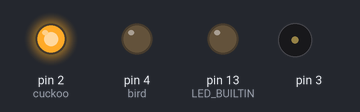
The sketch below on a simulated Arduino Uno, built with avr-gcc and run on an emulated ATmega328P. Shown: output pins drawn as LEDs (lit = HIGH), buzzer (waves = sounding).

Above: at 1.0 s.
At 2.5 s:
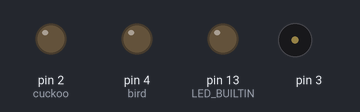
At 4.09 s:
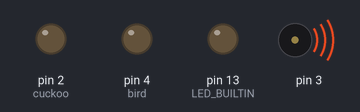
At 6.92 s:
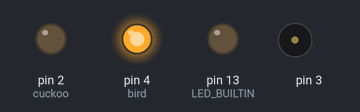
Timing chart, 0 to 9.2 s (numbered marks = the images above):
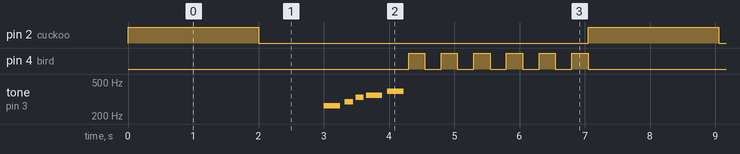

The sketch:

cuckoo_clock.ino
```cpp
#include <Servo.h>
#include "pitches.h"

int cuckoo = 2;
int bird = 4;
int melody[] = {
  NOTE_C4, NOTE_D4, NOTE_E4, NOTE_F4, NOTE_G4
};
int noteDurations[] = {
  4, 8, 8, 4, 4, 4, 4, 4
};
// the setup function runs once when you press reset or power the board
void setup() {


  // initialize digital pin LED_BUILTIN as an output.
  Serial.begin(9600);
  pinMode(LED_BUILTIN, OUTPUT);
  pinMode(cuckoo, OUTPUT);
  pinMode(bird, OUTPUT);
}

// the loop function runs over and over again forever
void loop() {
  digitalWrite(cuckoo, HIGH);
     // turn the LED on (HIGH is the voltage level)
  delay(2000);
  digitalWrite(cuckoo, LOW);// wait for a second
      // turn the LED off by making the voltage LOW
  delay(1000);
  for (int thisNote = 0; thisNote < 5; thisNote++)
  {


      int noteDuration = 1000 / noteDurations[thisNote];
      tone(3, melody[thisNote], noteDuration);

      int pauseBetweenNotes = noteDuration * 1.30;
      delay(pauseBetweenNotes);
      noTone(3);
  }
  digitalWrite(bird, HIGH);
  delay(250);
  digitalWrite(bird, LOW);
  delay(250);
  digitalWrite(bird, HIGH);
  delay(250);
  digitalWrite(bird, LOW);
  delay(250);
  digitalWrite(bird, HIGH);
  delay(250);
  digitalWrite(bird, LOW);
  delay(250);
  digitalWrite(bird, HIGH);
  delay(250);
  digitalWrite(bird, LOW);
  delay(250);
  digitalWrite(bird, HIGH);
  delay(250);
  digitalWrite(bird, LOW);
  delay(250);
  digitalWrite(bird, HIGH);
  delay(250);
  digitalWrite(bird, LOW);
  noTone(3);

}
  // wait for a second
```

pitches.h
```cpp
/*************************************************
 * Public Constants
 *************************************************/

#define NOTE_B0  31
#define NOTE_C1  33
#define NOTE_CS1 35
#define NOTE_D1  37
#define NOTE_DS1 39
#define NOTE_E1  41
#define NOTE_F1  44
#define NOTE_FS1 46
#define NOTE_G1  49
#define NOTE_GS1 52
#define NOTE_A1  55
#define NOTE_AS1 58
#define NOTE_B1  62
#define NOTE_C2  65
#define NOTE_CS2 69
#define NOTE_D2  73
#define NOTE_DS2 78
#define NOTE_E2  82
#define NOTE_F2  87
#define NOTE_FS2 93
#define NOTE_G2  98
#define NOTE_GS2 104
#define NOTE_A2  110
#define NOTE_AS2 117
#define NOTE_B2  123
#define NOTE_C3  131
#define NOTE_CS3 139
#define NOTE_D3  147
#define NOTE_DS3 156
#define NOTE_E3  165
#define NOTE_F3  175
#define NOTE_FS3 185
#define NOTE_G3  196
#define NOTE_GS3 208
#define NOTE_A3  220
#define NOTE_AS3 233
#define NOTE_B3  247
#define NOTE_C4  262
#define NOTE_CS4 277
#define NOTE_D4  294
#define NOTE_DS4 311
#define NOTE_E4  330
#define NOTE_F4  349
#define NOTE_FS4 370
#define NOTE_G4  392
#define NOTE_GS4 415
#define NOTE_A4  440
#define NOTE_AS4 466
#define NOTE_B4  494
#define NOTE_C5  523
#define NOTE_CS5 554
#define NOTE_D5  587
#define NOTE_DS5 622
#define NOTE_E5  659
#define NOTE_F5  698
#define NOTE_FS5 740
#define NOTE_G5  784
#define NOTE_GS5 831
#define NOTE_A5  880
#define NOTE_AS5 932
#define NOTE_B5  988
#define NOTE_C6  1047
#define NOTE_CS6 1109
#define NOTE_D6  1175
#define NOTE_DS6 1245
#define NOTE_E6  1319
#define NOTE_F6  1397
#define NOTE_FS6 1480
#define NOTE_G6  1568
#define NOTE_GS6 1661
#define NOTE_A6  1760
#define NOTE_AS6 1865
#define NOTE_B6  1976
#define NOTE_C7  2093
#define NOTE_CS7 2217
#define NOTE_D7  2349
#define NOTE_DS7 2489
#define NOTE_E7  2637
#define NOTE_F7  2794
#define NOTE_FS7 2960
#define NOTE_G7  3136
#define NOTE_GS7 3322
#define NOTE_A7  3520
#define NOTE_AS7 3729
#define NOTE_B7  3951
#define NOTE_C8  4186
#define NOTE_CS8 4435
#define NOTE_D8  4699
#define NOTE_DS8 4978
```

Measured:
- by itself, pin 2 (cuckoo): alternates HIGH for 2.0 s and LOW for 5.0 s
- by itself, pin 4 (bird): repeats every 7.0 s: 5 × (LOW 0.25 s, HIGH 0.25 s), LOW 4.3 s, HIGH 0.25 s
- by itself, tone on pin 3: repeats every 7.0 s: silent 0.08 s, 294 Hz 0.13 s, silent 0.04 s, 330 Hz 0.13 s, silent 0.04 s, 349 Hz 0.25 s, silent 0.08 s, 392 Hz 0.25 s, silent 5.8 s, 262 Hz 0.25 s
